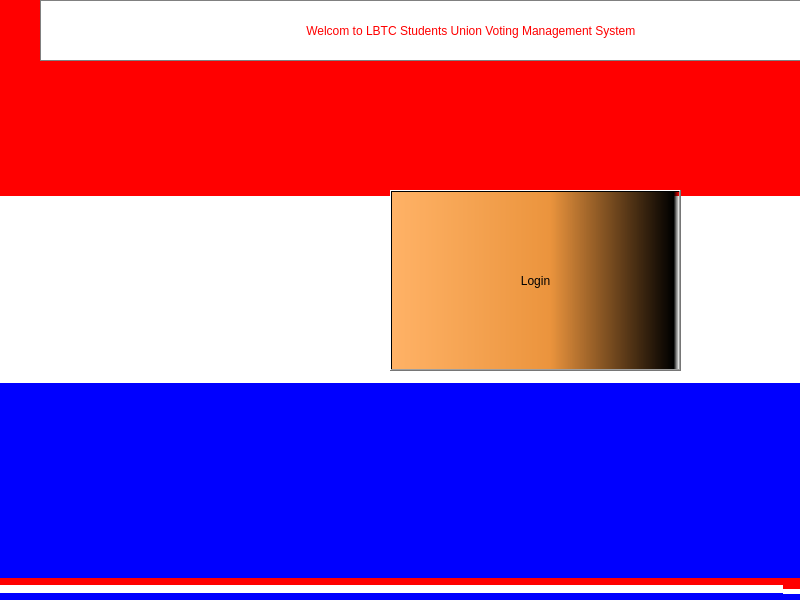
<?xml version="1.0" encoding="UTF-8"?>
<ui version="4.0">
 <class>UnzasuMainWindow</class>
 <widget class="QMainWindow" name="UnzasuMainWindow">
  <property name="geometry">
   <rect>
    <x>0</x>
    <y>0</y>
    <width>800</width>
    <height>600</height>
   </rect>
  </property>
  <property name="windowTitle">
   <string>UnzasuMainWindow</string>
  </property>
  <property name="styleSheet">
   <string notr="true">background-color: qlineargradient(spread:pad, x1:0, y1:0, x2:0, y2:1, stop:0 rgba(255, 0, 0, 255), stop:0.339795 rgba(255, 0, 0, 255), stop:0.339799 rgba(255, 255, 255, 255), stop:0.662444 rgba(255, 255, 255, 255), stop:0.662469 rgba(0, 0, 255, 255), stop:1 rgba(0, 0, 255, 255));</string>
  </property>
  <widget class="QWidget" name="centralwidget">
   <widget class="QPushButton" name="pushButton">
    <property name="geometry">
     <rect>
      <x>40</x>
      <y>0</y>
      <width>865</width>
      <height>61</height>
     </rect>
    </property>
    <property name="styleSheet">
     <string notr="true">QPushButton{

color:red;
border:1px solid grey;
background-color: rgb(255,255,255);
padding: 0 8px;
font:600  11pt;


}</string>
    </property>
    <property name="text">
     <string>Welcom to LBTC Students Union Voting Management System </string>
    </property>
   </widget>
   <widget class="QPushButton" name="btn_mainwindow_login">
    <property name="geometry">
     <rect>
      <x>390</x>
      <y>190</y>
      <width>291</width>
      <height>181</height>
     </rect>
    </property>
    <property name="styleSheet">
     <string notr="true">background-color: qlineargradient(spread:pad, x1:0, y1:0, x2:1, y2:0, stop:0 rgba(255, 178, 102, 255), stop:0.55 rgba(235, 148, 61, 255), stop:0.98 rgba(0, 0, 0, 255), stop:1 rgba(0, 0, 0, 0));</string>
    </property>
    <property name="text">
     <string>Login</string>
    </property>
   </widget>
  </widget>
  <widget class="QMenuBar" name="menubar">
   <property name="geometry">
    <rect>
     <x>0</x>
     <y>0</y>
     <width>800</width>
     <height>22</height>
    </rect>
   </property>
  </widget>
  <widget class="QStatusBar" name="statusbar"/>
 </widget>
 <resources/>
 <connections/>
</ui>
